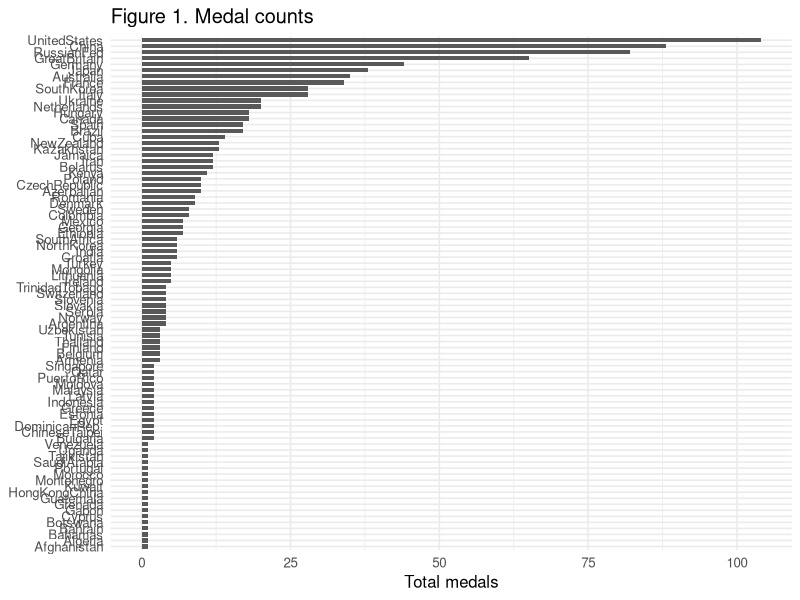
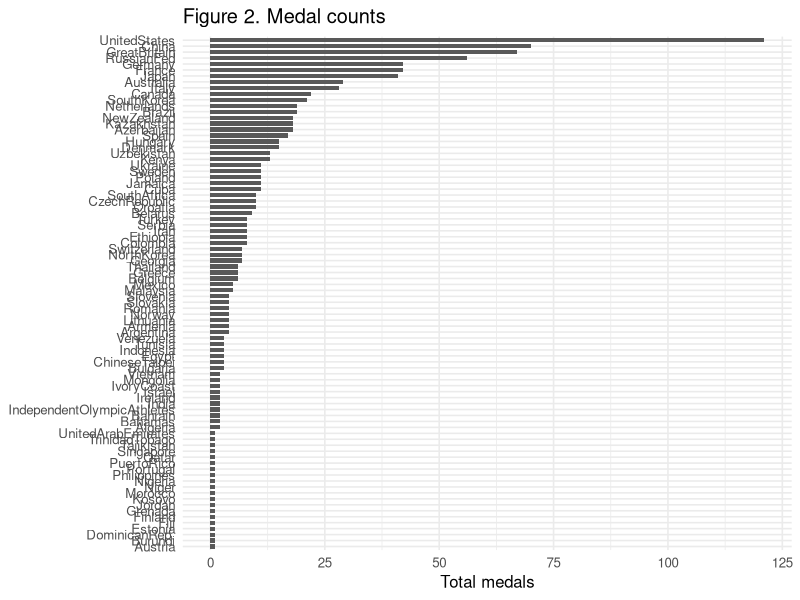

R code for these plots, in order: (Note: this script raises an error after producing the figures.)
## ---- chunk 1
#| label: setup
#| include: false
knitr::opts_chunk$set(echo = TRUE)

library(tidyverse)
library(broom)
## ---- chunk 2
data2012 <- read_csv("data/london_olympics2012.csv")
data2016 <- read_csv("data/rio_olympics2016.csv")
## ---- chunk 3
library(ggplot2)

ggplot(data2012, aes(x = reorder(Country, Total), y = Total)) +
  geom_col(width = 0.7) +
  coord_flip() +
  labs(title = "Figure 1. Medal counts", x = NULL, y = "Total medals") +
  theme_minimal(base_size = 12)


ggplot(data2016, aes(x = reorder(Country, Total), y = Total)) +
  geom_col(width = 0.7) +
  coord_flip() +
  labs(title = "Figure 2. Medal counts", x = NULL, y = "Total medals") +
  theme_minimal(base_size = 12)
## ---- chunk 4
library(ggplot2)
ggplot(oly, aes(x = Total_2012, y = Total_2016, label = Country)) +
  geom_point(color = "steelblue", size = 3) +
  geom_text(vjust = -0.8, size = 3.5) +
  geom_abline(intercept = 0, slope = 1, linetype = "dashed", color = "red") +
  labs(
    x = "Total Medals in 2012",
    y = "Total Medals in 2016",
    title = "Comparison of Olympic Medal Counts: 2016 vs 2012"
  ) +
  theme_minimal()

## ---- chunk 5
oly_lm <-lm(Total_2016 ~Total_2012, data= oly)
